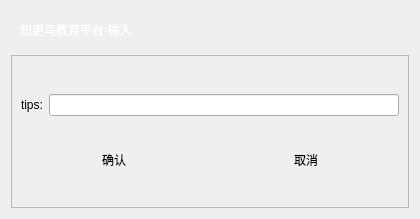
<?xml version="1.0" encoding="UTF-8"?>
<ui version="4.0">
 <class>zgnep_messageBox_input</class>
 <widget class="QDialog" name="zgnep_messageBox_input">
  <property name="geometry">
   <rect>
    <x>0</x>
    <y>0</y>
    <width>420</width>
    <height>219</height>
   </rect>
  </property>
  <property name="windowTitle">
   <string>Dialog</string>
  </property>
  <layout class="QGridLayout" name="gridLayout_2" rowstretch="1,4">
   <item row="1" column="0">
    <widget class="QFrame" name="frame_2">
     <property name="frameShape">
      <enum>QFrame::StyledPanel</enum>
     </property>
     <property name="frameShadow">
      <enum>QFrame::Raised</enum>
     </property>
     <layout class="QGridLayout" name="gridLayout">
      <item row="0" column="0" colspan="2">
       <layout class="QHBoxLayout" name="horizontalLayout">
        <item>
         <widget class="QLabel" name="label_tips">
          <property name="text">
           <string>tips:</string>
          </property>
         </widget>
        </item>
        <item>
         <widget class="QLineEdit" name="lineEdit"/>
        </item>
       </layout>
      </item>
      <item row="1" column="0">
       <widget class="QPushButton" name="btn_confirm">
        <property name="styleSheet">
         <string notr="true">border:0; background:transparent; background-image: url(:/src/confirm_normal.png);background-repeat: no-repeat;</string>
        </property>
        <property name="text">
         <string>确认</string>
        </property>
       </widget>
      </item>
      <item row="1" column="1">
       <widget class="QPushButton" name="btn_cancel">
        <property name="styleSheet">
         <string notr="true">border:0; background:transparent; background-image: url(:/src/cancel_normal.png);background-repeat: no-repeat;</string>
        </property>
        <property name="text">
         <string>取消</string>
        </property>
       </widget>
      </item>
     </layout>
    </widget>
   </item>
   <item row="0" column="0">
    <widget class="QFrame" name="frame_1">
     <property name="baseSize">
      <size>
       <width>400</width>
       <height>30</height>
      </size>
     </property>
     <property name="autoFillBackground">
      <bool>false</bool>
     </property>
     <property name="styleSheet">
      <string notr="true">background-image: url(:/src/title_bg.png);    background-size: cover;
    background-repeat: no-repeat;</string>
     </property>
     <layout class="QGridLayout" name="gridLayout_3">
      <item row="0" column="0">
       <widget class="QLabel" name="label_title">
        <property name="styleSheet">
         <string notr="true">border:0;color: rgb(255, 255, 255); background:transparent;
background-repeat:no-repeat
</string>
        </property>
        <property name="text">
         <string>知更鸟教育平台-输入</string>
        </property>
       </widget>
      </item>
      <item row="0" column="1">
       <spacer name="horizontalSpacer">
        <property name="orientation">
         <enum>Qt::Horizontal</enum>
        </property>
        <property name="sizeHint" stdset="0">
         <size>
          <width>40</width>
          <height>20</height>
         </size>
        </property>
       </spacer>
      </item>
      <item row="0" column="2">
       <widget class="QPushButton" name="btn_close">
        <property name="styleSheet">
         <string notr="true">border:0px; background:transparent; background-image: url(:/src/close_normal.png);background-repeat: no-repeat;</string>
        </property>
        <property name="text">
         <string/>
        </property>
       </widget>
      </item>
     </layout>
    </widget>
   </item>
  </layout>
 </widget>
 <resources/>
 <connections/>
</ui>
